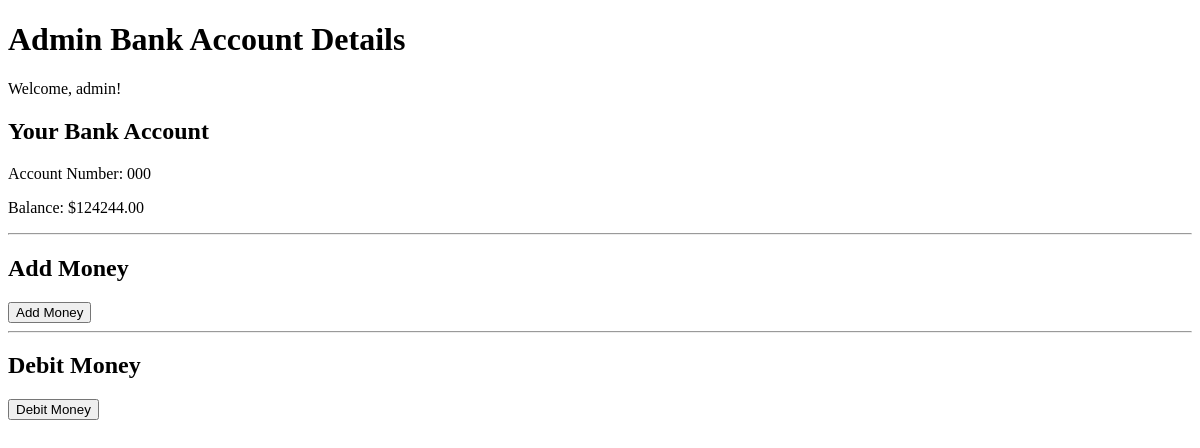
The app's page /banking/bank-account-details/ (signed in), older data.
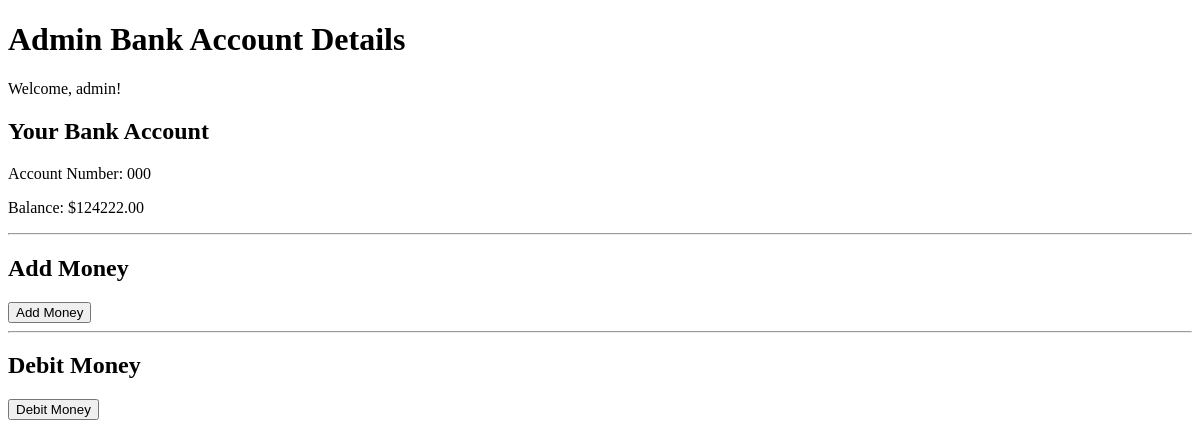
The same page, newer data.
### banking/models.py (models this page shows, shortened)
class AdminProfile(models.Model):
    user = models.OneToOneField(user, on_delete=models.CASCADE)

class BankAccount(models.Model):
    owner = models.ForeignKey(user, on_delete=models.CASCADE)
    account_number = models.CharField(max_length=20, unique=True)
    balance = models.DecimalField(max_digits=12, decimal_places=2, default=0)

### account/models.py (models this page shows)
class user(AbstractUser):
    is_admin=models.BooleanField('is_admin', default=False)
    is_student=models.BooleanField('is_student', default=False)
    is_teacher=models.BooleanField('is_teacher', default=False)

### banking/views.py (the view, shortened to what this page needs)
# urls.py: path('bank-account-details/', views.bank_account_details, name='bank_account_details'),
@login_required
def bank_account_details(request):
    if request.user.is_superuser:
        try:
            admin_profile = AdminProfile.objects.get(user=request.user)
            bank_account = BankAccount.objects.get(owner=request.user)
            return render(request, 'banking/admin_bank_account_details.html', {'admin_profile': admin_profile, 'bank_account': bank_account})
        except AdminProfile.DoesNotExist or BankAccount.DoesNotExist:
            return HttpResponseBadRequest("Admin profile or Bank account not found")

### templates/banking/admin_bank_account_details.html (shortened to what this page needs)
<!DOCTYPE html>
<html lang="en">
<head>
</head>
<body>
    <h1>Admin Bank Account Details</h1>
    <p>Welcome, {{ admin_profile.user.username }}!</p>
    <h2>Your Bank Account</h2>
    <p>Account Number: {{ bank_account.account_number }}</p>
    <p>Balance: ${{ bank_account.balance }}</p>
    <hr>
    <h2>Add Money</h2>
    <form method="post">
        <button type="submit">Add Money</button>
    </form>
    <hr>
    <h2>Debit Money</h2>
    <form method="post">
        <button type="submit">Debit Money</button>
    </form>
</body>
</html>

Row changes from the older to the newer data that the page shows:
changed BankAccount: balance "124244.00" → "124222.00"
